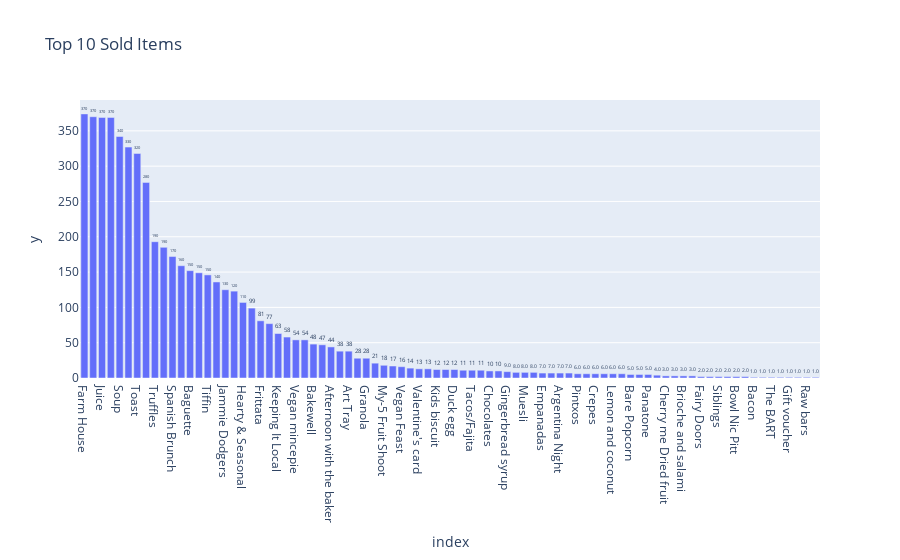

The code cell stored with this chart in its notebook:
### Code cell
import plotly.express as px

fig = px.bar(rest_items, x=rest_items.index, y=rest_items.values, text_auto='.2s',
            title="Top 10 Sold Items")
fig.update_traces(textfont_size=12, textangle=0, textposition="outside", cliponaxis=False)
fig.show()

### Figure 1 — Plotly figure (JSON) as saved in the notebook; plotly's stock layout.template omitted (floating-point values rounded to 4 significant figures)
{"data": [{"alignmentgroup": "True", "cliponaxis": false, "hovertemplate": "index=%{x}<br>y=%{y}<extra></extra>", "legendgroup": "", "marker": {"color": "#636efa", "pattern": {"shape": ""}}, "name": "", "offsetgroup": "", "orientation": "v", "showlegend": false, "textangle": 0, "textfont": {"size": 12}, "textposition": "outside", "texttemplate": "%{y:.2s}", "type": "bar", "x": ["Farm House", "Muffin", "Juice", "Alfajores", "Soup", "Scone", "Toast", "Scandinavian", "Truffles", "Coke", "Spanish Brunch", "Fudge", "Baguette", "Jam", "Tiffin", "Mineral water", "Jammie Dodgers", "Chicken Stew", "Hearty & Seasonal", "Salad", "Frittata", "Smoothies", "Keeping It Local", "The Nomad", "Vegan mincepie", "Focaccia", "Bakewell", "Tartine", "Afternoon with the baker", "Extra Salami or Feta", "Art Tray", "Eggs", "Granola", "Tshirt", "My-5 Fruit Shoot", "Ella's Kitchen Pouches", "Vegan Feast", "Crisps", "Valentine's card", "Dulce de Leche", "Kids biscuit", "Pick and Mix Bowls", "Duck egg", "Mighty Protein", "Tacos/Fajita", "Christmas common", "Chocolates", "Postcard", "Gingerbread syrup", "Drinking chocolate spoons ", "Muesli", "Nomad bag", "Empanadas", "Coffee granules ", "Argentina Night", "Victorian Sponge", "Pintxos", "Honey", "Crepes", "Basket", "Lemon and coconut", "Half slice Monster ", "Bare Popcorn", "Mortimer", "Panatone", "Bread Pudding", "Cherry me Dried fruit", "Caramel bites", "Brioche and salami", "Raspberry shortbread sandwich", "Fairy Doors", "Spread", "Siblings", "Chimichurri Oil", "Bowl Nic Pitt", "Hack the stack", "Bacon", "Polenta", "The BART", "Chicken sand", "Gift voucher", "Olum & polenta", "Raw bars", "Adjustment"], "xaxis": "x", "y": [374, 370, 369, 369, 342, 327, 318, 277, 193, 185, 172, 159, 152, 149, 146, 136, 125, 123, 107, 99, 81, 77, 63, 58, 54, 54, 48, 47, 44, 38, 38, 28, 28, 21, 18, 17, 16, 14, 13, 13, 12, 12, 12, 11, 11, 11, 10, 10, 9, 8, 8, 8, 7, 7, 7, 7, 6, 6, 6, 6, 6, 6, 5, 5, 5, 4, 3, 3, 3, 3, 2, 2, 2, 2, 2, 2, 1, 1, 1, 1, 1, 1, 1, 1], "yaxis": "y"}], "layout": {"barmode": "relative", "legend": {"tracegroupgap": 0}, "title": {"text": "Top 10 Sold Items"}, "xaxis": {"anchor": "y", "domain": [0, 1], "title": {"text": "index"}}, "yaxis": {"anchor": "x", "domain": [0, 1], "title": {"text": "y"}}}}
